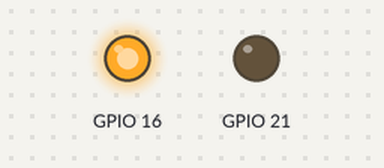
Bench run of a program on a simulated Raspberry Pi (BCM pin numbers). Shown: output pins drawn as LEDs (lit = HIGH). At 1.0 s the program stops and its outputs stay as they are.

Above: at 0.1 s.
At 0.6 s:
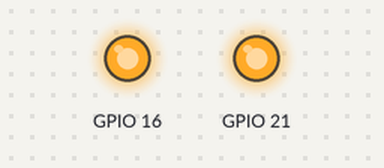
At 1.1 s:
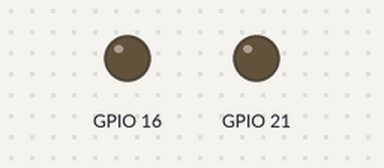
Timing chart, 0 to 2.5 s (numbered marks = the images above):
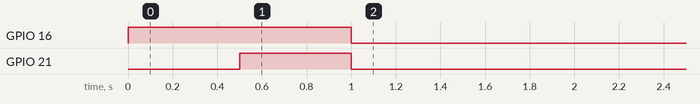

The program:

dispense.py
```python
#feed.py
import time
import RPi.GPIO as GPIO

GPIO.setmode(GPIO.BCM)

GPIO.setup(21, GPIO.OUT)
GPIO.setup(16, GPIO.OUT)

GPIO.output(16, True)
time.sleep(.5)
GPIO.output(21, True)
time.sleep(.5)
GPIO.output(21, False)
GPIO.output(16,False)
```

Measured:
- by itself, GPIO 16: LOW → HIGH at 0.00 s, → LOW 1.0 s later
- by itself, GPIO 21: LOW → HIGH at 0.50 s, → LOW 0.50 s later
